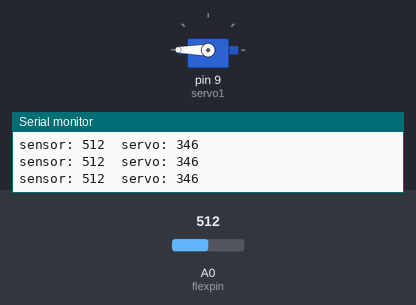
Bench run of a sketch on a simulated Arduino Uno, built with avr-gcc and run on an emulated ATmega328P. Parts: servo, the last lines printed to the serial monitor. The test bench sets the inputs (shaded band); at power-on: A0 (flexpin) = 512.

Above: at 1.2 s.
1.3 s: A0 (flexpin) set to 900
At 2.5 s:
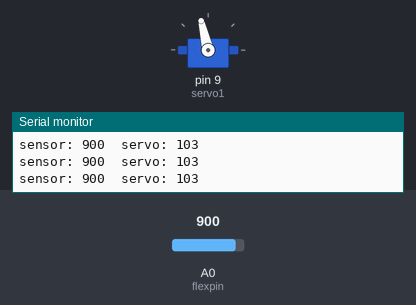
2.8 s: A0 (flexpin) set to 1023
At 4.0 s:
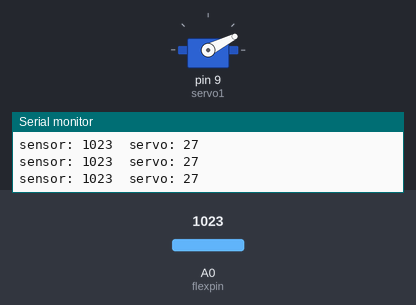
4.3 s: A0 (flexpin) set to 122
At 5.5 s:
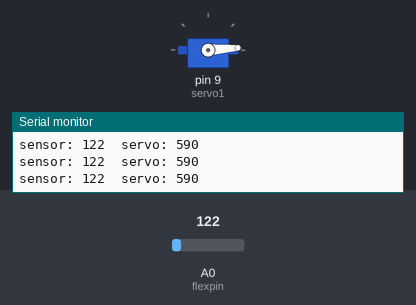
5.8 s: A0 (flexpin) set to 258
At 7.0 s:
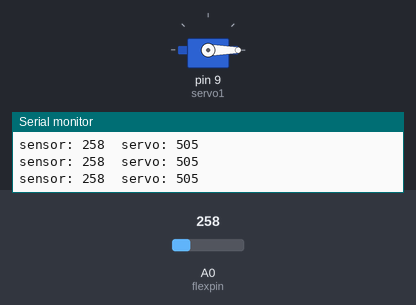
7.3 s: A0 (flexpin) set to 278
At 8.6 s:
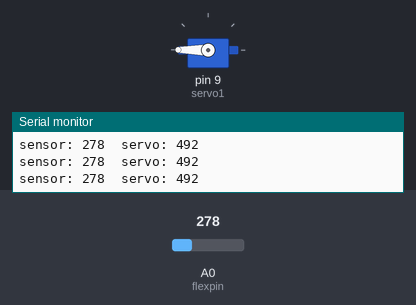
Timing chart, 0 to 9.8 s (numbered marks = the images above; inputs shaded):
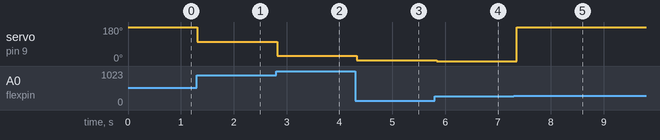

Measured:
- the behaviour switches between 266 and 267 on A0 (flexpin) (found by bisection; images 4 and 5)
- after the input at 1.3 s, servo on pin 9 (servo1): 180° → 103° at once
- after the input at 2.8 s, servo on pin 9 (servo1): 103° → 27° at once
- after the input at 4.3 s, servo on pin 9 (servo1): 27° → 4° at once
- after the input at 5.8 s, servo on pin 9 (servo1): 4° → 0° at once
- after the input at 7.3 s, servo on pin 9 (servo1): 0° → 180° after 0.05 s

The sketch:

flex_sensor.ino
```cpp
#include <Servo.h>

// Create a servo "object", called servo1. Each servo object
// controls one servo (you can have a maximum of 12):

Servo servo1;
int servoposition=90;
// Define the analog input pin to measure flex sensor position:

const int flexpin = A0;


void setup()
{
  // Use the serial monitor window to help debug our sketch:

  Serial.begin(9600);

  // Enable control of a servo on pin 9:

  servo1.attach(9);
}


void loop()
{
  int flexposition;    // Input value from the analog pin.
  //int servoposition;   // Output value to the servo.

  // Read the position of the flex sensor (0 to 1023):

  flexposition = analogRead(flexpin);

  // Because the voltage divider circuit only returns a portion
  // of the 0-1023 range of analogRead(), we'll map() that range
  // to the servo's range of 0 to 180 degrees. The flex sensors
  // we use are usually in the 600-900 range:

  servoposition = map(flexposition, 922,850, 90, 135);
  //servoposition = constrain(servoposition, 90, 45);
  /* if(flexposition<82)
   {
    servoposition=servoposition+2;
    if(servoposition>=180)
    servoposition=180;
    delay(15);

   }
      if(flexposition>85)
   {
    servoposition=servoposition-2;
    if(servoposition<=0)
    servoposition=0;
    delay(15);

   }*/
  // Now we'll command the servo to move to that position:

  servo1.write(servoposition);

  // Because every flex sensor has a slightly different resistance,
  // the 600-900 range may not exactly cover the flex sensor's
  // output. To help tune our program, we'll use the serial port to
  // print out our values to the serial monitor window:

  Serial.print("sensor: ");
  Serial.print(flexposition);
  Serial.print("  servo: ");
  Serial.println(servoposition);
  delay(100);
  // Note that all of the above lines are "print" except for the
  // last line which is "println". This puts everything on the
  // same line, then sends a final carriage return to move to
  // the next line.

  // After you upload the sketch, turn on the serial monitor
  // (the magnifying-glass icon to the right of the icon bar).
  // You'll be able to see the sensor values. Bend the flex sensor
  // and note its minimum and maximum values. If you replace the
  // 600 and 900 in the map() function above, you'll exactly match
  // the flex sensor's range with the servo's range.

  //delay(100);  // wait 20ms between servo updates
}
```
